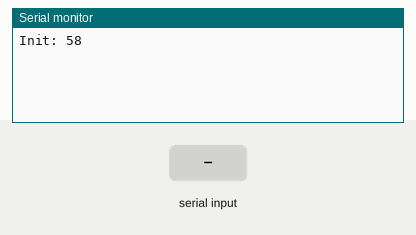
The sketch below on a simulated Arduino Leonardo, built with avr-gcc and run on an emulated ATmega32U4. Shown: the last lines printed to the serial monitor. Inputs (shaded band) come from the test bench.

Above: at 1.2 s.
1.3 s: "1\n" received over the second serial link
At 2.5 s:
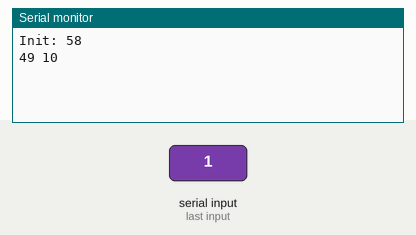
2.8 s: "0\n" received over the second serial link
At 3.7 s:
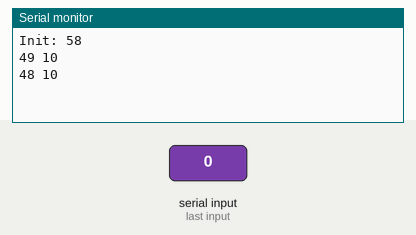
4.3 s: "2\n" received over the second serial link
At 4.8 s:
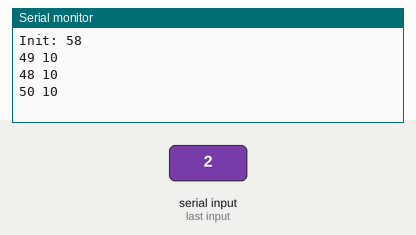

The sketch:

mppt_as_byte.ino
```cpp
void setup() {
  Serial.begin(19200);
  Serial1.begin(19200);
  Serial.print("\nInit: ");
  Serial.println((uint8_t) "\n");

}

void loop() {
  if (Serial1.available()) {
    uint8_t b = Serial1.read();
    //Serial.print((char) b);

    //Serial.print("(");
    if (b == 10) {
      Serial.println("10");
    } else {
      Serial.print(b);
      Serial.print(" ");
    }

    //Serial.print(")");
  }
}
```

Measured:
- after the input at 1.3 s, the serial monitor: prints a new line at once (image 1)
- after the input at 2.8 s, the serial monitor: prints a new line at once (image 2)
- after the input at 4.3 s, the serial monitor: prints a new line at once (image 3)
